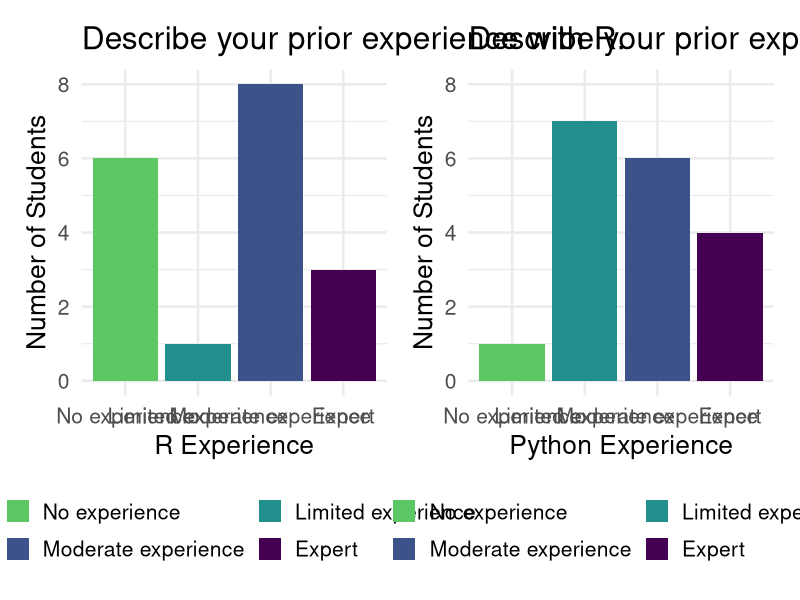
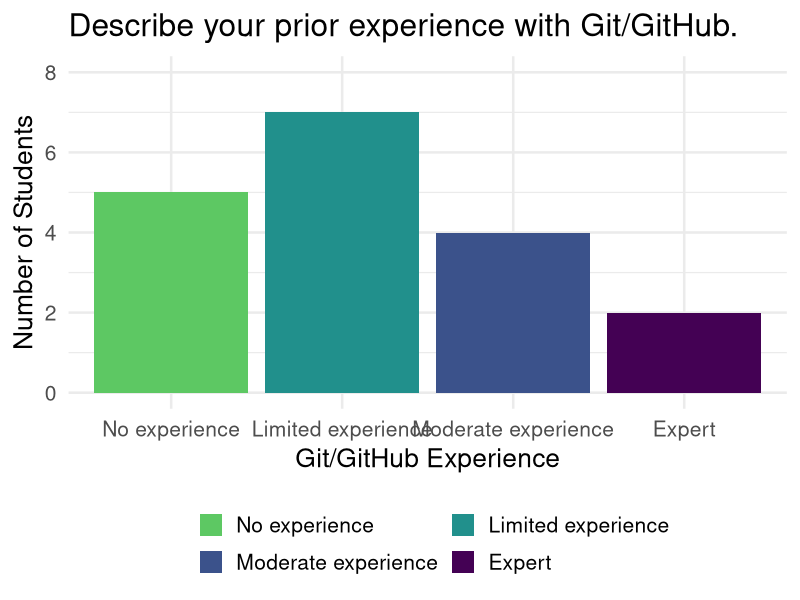

Source code (R) for these figures, in order:
## ---- chunk 1
#| include: false
#| warning: false
#| message: false

knitr::opts_chunk$set(echo = TRUE, warning = FALSE, message = FALSE, 
                      fig.retina = 3, fig.align = 'center')
library(knitr)
library(tidyverse)
theme_set(theme_minimal(base_size = 19))
library(patchwork)

# set width of code output
# options(width = 65)
## ---- chunk 2
#| echo: false
#| fig-width: 20


prior <- read_csv("data/prior_experience.csv") %>%
  mutate(R = fct_relevel(R, "No experience", "Limited experience",
                         "Moderate experience", "Expert"),
         Python = fct_relevel(Python, "No experience", "Limited experience",
                         "Moderate experience", "Expert"),
         Git = fct_relevel(`Git/GitHub`, "No experience", "Limited experience",
                         "Moderate experience", "Expert"))

r_plot <- ggplot(data = prior, mapping = aes(x = R, fill = R)) +
  geom_bar() +
  scale_fill_viridis_d(end = 0.75, direction = -1) +
  #theme_minimal(base_size = 18) +
  theme(legend.position = "bottom")  +
  ylim(0, 8) + 
  guides(fill= guide_legend(nrow = 2, byrow = TRUE)) +
  labs(x = "R Experience", fill = "", y = "Number of Students",
       title = "Describe your prior experience with R.")

python_plot <- ggplot(data = prior, mapping = aes(x = Python, fill = Python)) +
  geom_bar() +
  scale_fill_viridis_d(end = 0.75, direction = -1) +
  #theme_minimal(base_size = 18) +
  theme(legend.position = "bottom") +
  ylim(0, 8) + 
  guides(fill= guide_legend(nrow = 2, byrow = TRUE)) +
  labs(x = "Python Experience", fill = "", y = "Number of Students",
       title = "Describe your prior experience with Python.")

r_plot + python_plot



## ---- chunk 3
#| echo: false
#| fig-width: 12


ggplot(data = prior, mapping = aes(x = Git, fill = Git)) +
  geom_bar() +
  scale_fill_viridis_d(end = 0.75, direction = -1) +
  theme(legend.position = "bottom")  +
  ylim(0, 8) + 
  guides(fill= guide_legend(nrow = 2, byrow = TRUE)) +
  labs(x = "Git/GitHub Experience", fill = "", y = "Number of Students",
       title = "Describe your prior experience with Git/GitHub.")
